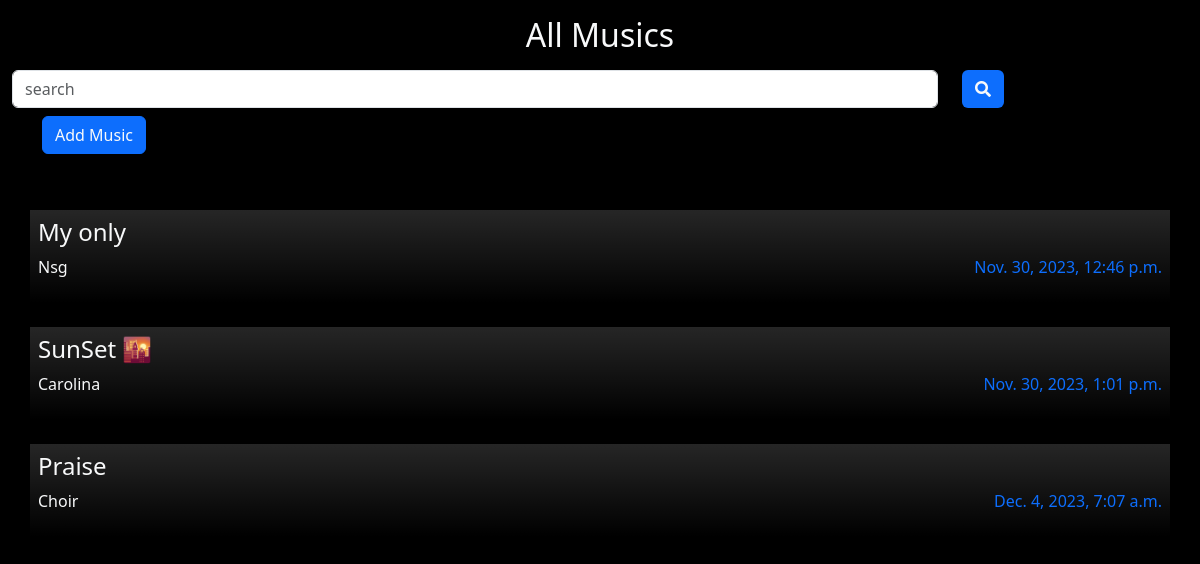
Before: / with the older database file.
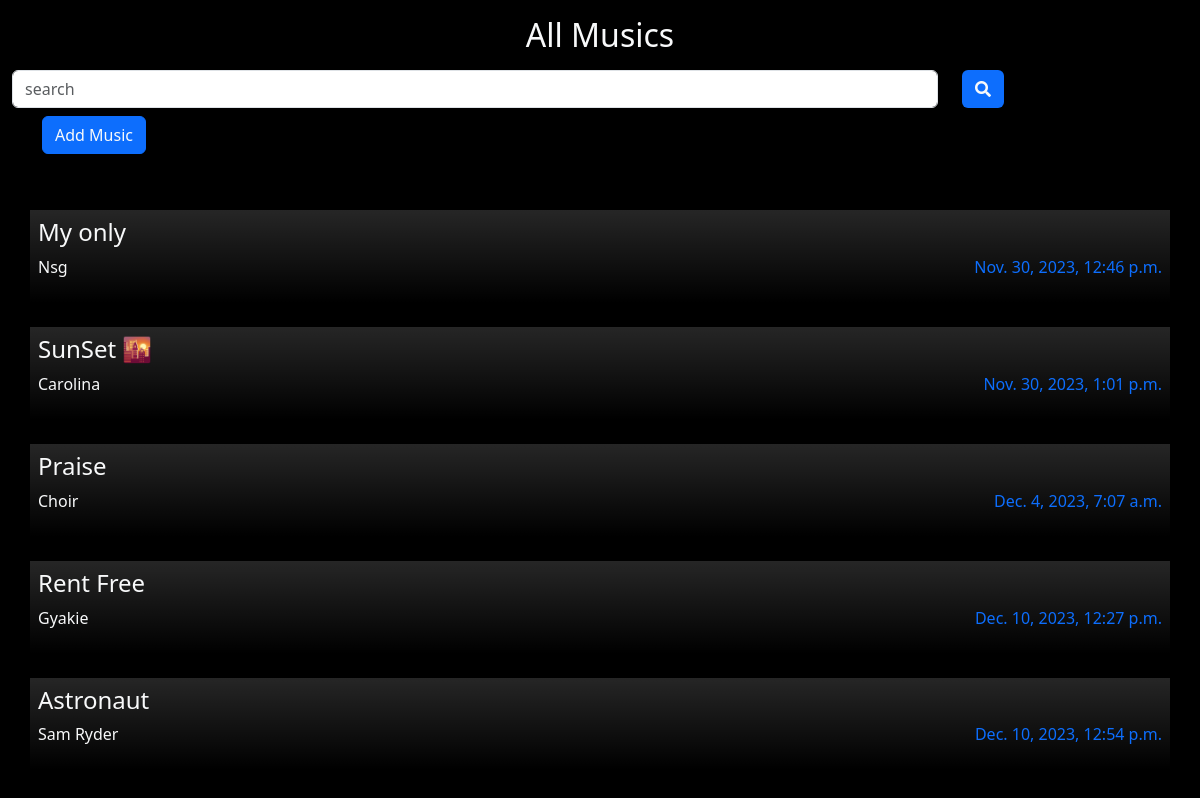
After: the same page with the newer database file.
### main/models.py (models this page shows, shortened)
class Music(models.Model):
    title = models.CharField(max_length=100)
    musician = models.CharField(max_length=100)
    image = models.ImageField(upload_to="music_image")
    date = models.DateTimeField(auto_now_add=True)
    music_file = models.FileField(upload_to="music")

### main/views.py (the view)
# urls.py: path("",views.music,name="music"),
def music(request:HttpRequest):
    if request.method == "POST":
        search = request.POST.get("search")
        musics = Music.objects.filter(
                title__icontains=search)
    else:
        musics = Music.objects.all()
    context = {
            "musics":musics,
            }
    return render(request,"music.html",context)

### templates/music.html (shortened to what this page needs)
<!DOCTYPE html>
<html lang="en">
<head>
  <link rel="stylesheet" href="https://cdnjs.cloudflare.com/ajax/libs/font-awesome/5.15.4/css/all.min.css">
  <link href="https://cdn.jsdelivr.net/npm/bootstrap@5.3.2/dist/css/bootstrap.min.css" rel="stylesheet">
</head>
<body>
  <h2 class="text-center text-light m-3">All Musics</h2>
  <div class="container float-start">
    <form action="" method="post">
      <div class="row">
        <div class="col-10">
          <input type="search" class="form-control" name="search" placeholder="search">
        </div>
        <div class="col-2">
          <button class="btn bg-primary btn-ouline-primary text-light"><i class="fas fa-search"></i></button>
        </div>
      </div>
    </form>
  </div>
  <div class="container">
    <div class="row">
      <div class="col my-2">
          <a href="{% url 'main:addmusic' %}"><button class="btn btn-primary btn-ouline-danger text-light">Add Music</button>
          </a>
      </div>
    </div>
    </div>
  <div class="container mt-5">
    {% for music in musics %}
    <a href="{% url 'main:listen' music.id %}">
      <div class="row my-4 music_name bg-gradient">
        <div class="col-12 p-2">
          <h4 class="text-light">{{music.title}}</h4>
          <p class="text-light float-start">
            {{music.musician}}
          </p>
          <p class="float-end">
            {{music.date}}
          </p>
        </div>
      </div>
    </a>
    {% endfor %}
  </div>
</body>
</html>

### templates/music.html (style rules this page uses)
body { background: #000; }
a { text-decoration: none; }
.music_name { border: hsl(0 ,0%,70%) 0 0 10px; }

Changed rows visible on the page:
added Music: title "Rent Free", musician "Gyakie", date "Dec. 10, 2023, 12:27 p.m."
added Music: title "Astronaut", musician "Sam Ryder", date "Dec. 10, 2023, 12:54 p.m."
